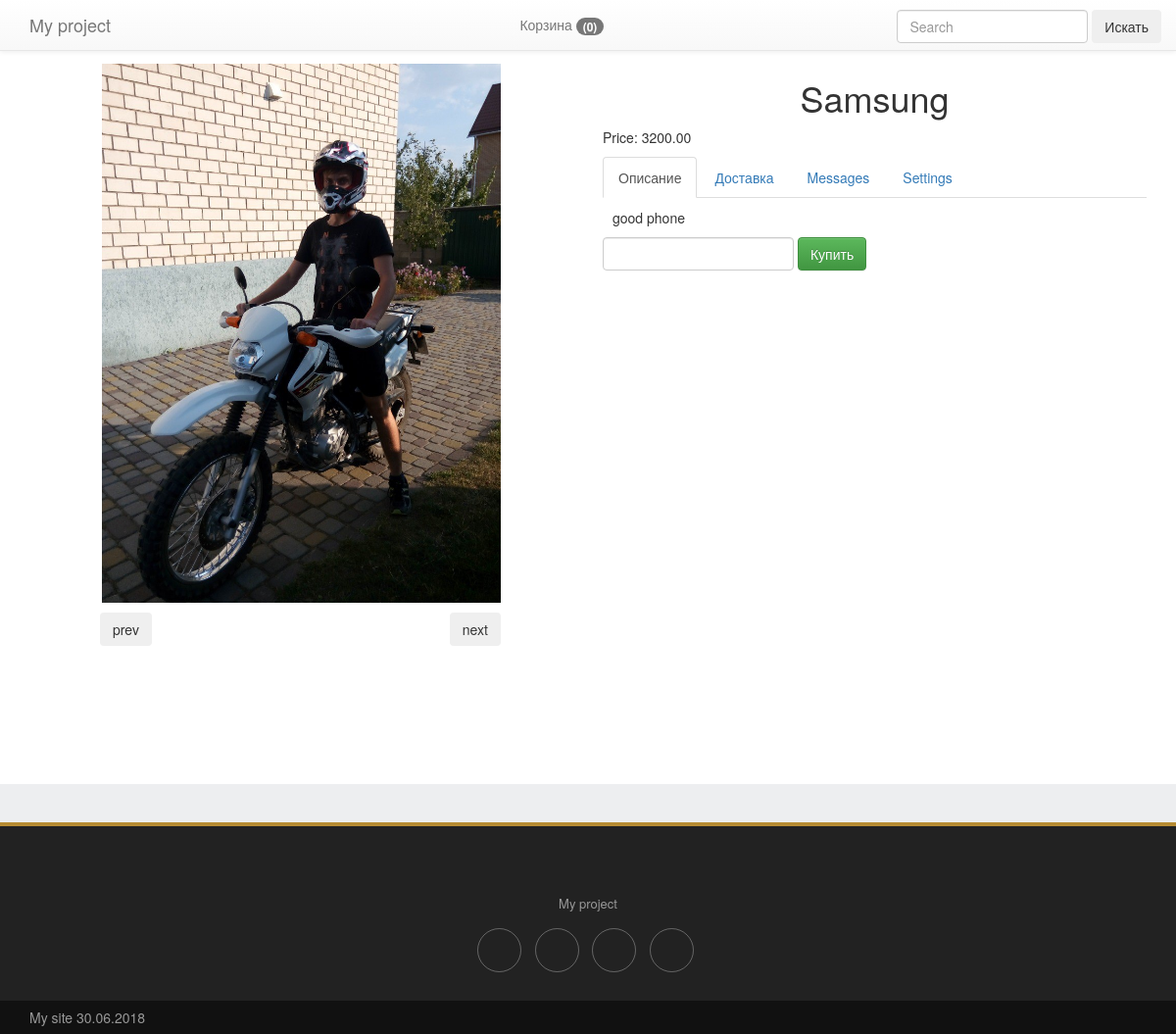
/product/1/, run on the app's committed database.
### products/models.py (models this page shows, shortened)
class ProductImage(models.Model):
    product = models.ForeignKey(Product, blank=True, null=True, default=None, on_delete=models.CASCADE)
    image = models.ImageField(upload_to='media2/products_images/', blank=True)
    is_main = models.BooleanField(default=False)
    is_active = models.BooleanField(default=True)
    created = models.DateTimeField(auto_now_add=True, auto_now=False)
    updated = models.DateTimeField(auto_now_add=False, auto_now=True)

class Product(models.Model):
    name = models.CharField(max_length=64, blank=True, null=True, default=None)
    price = models.DecimalField(max_digits=10, decimal_places=2, default=0)
    discount = models.IntegerField(default=0)
    category = models.ForeignKey(ProductCategory, blank=True, null=True, default=None, on_delete=models.CASCADE)
    short_description = models.TextField(blank=True, null=True, default=None)
    description = models.TextField(blank=True, null=True, default=None)
    is_active = models.BooleanField(default=True)
    created = models.DateTimeField(auto_now_add=True, auto_now=False)
    updated = models.DateTimeField(auto_now_add=False, auto_now=True)

### products/views.py (the view)
# urls.py: path("product/<int:product_id>/", views.product, name='product'),
def product(request, product_id):
    product = Product.objects.get(id=product_id)
    session_key = request.session.session_key
    if not session_key:
        request.session.cycle_key()
    return render(request, 'products/product.html', locals())

### orders/context_processors.py (called while the page is built)
def getting_basket_info(request):
    session_key = request.session.session_key
    if not session_key:
        request.session['sessin_key'] = 123
        request.session.cycle_key()
    products_in_basket = ProductInBasket.objects.filter(session_key=session_key, is_active=True, order__isnull=True)
    products_total_nmb = products_in_basket.count()
    return locals()

### templates/products/product.html (shortened to what this page needs)
{% extends 'base.html' %}
{% load static %}
{% block content %}
    <div class="container" style="margin-top: 60px;">
        <div class="row">
            <div class="col-lg-6" id="btn-press">
                <div class="product-image-item" id="my">
                    {% for image_item in product.productimage_set.all %}
                        <img src="{{ image_item.image.url }}" class="img-responsive">
                    {% endfor %}
                </div>
                <div class="press">
                    <input type="button" class="btn prev" value="prev" id="prev">
                    <input type="button" class="btn next" value="next" id="next">
                </div>
            </div>
            <div class="col-lg-6">
                <h1 class="text-center">
                    {{ product.name }}
                </h1>
                <div class="">
                    <p>
                        Price: {{ product.price }}
                    </p>
                </div>
                <div>
                    <ul class="nav nav-tabs" role="tablist">
                        <li role="presentation" class="active">
                            <a href="#description" aria-controls="home" role="tab" data-toggle="tab">
                                Описание
                            </a>
                        </li>
                        <li role="presentation">
                            <a href="#delivery" aria-controls="profile" role="tab" data-toggle="tab">
                                Доставка
                            </a>
                        </li>
                        <li role="presentation"><a href="#messages" aria-controls="messages" role="tab"
                                                   data-toggle="tab">Messages</a></li>
                        <li role="presentation"><a href="#settings" aria-controls="settings" role="tab"
                                                   data-toggle="tab">Settings</a></li>
                    </ul>
                    <div class="tab-content product-description-tabs">
                        <div role="tabpanel" class="tab-pane active" id="description">
                            {{ product.description }}
                        </div>
                    </div>
                </div>
                <div>
                    <form id="form_buying_product" class="form-inline"
                          action="{% url 'basket_adding' %}">{% csrf_token %}
                        <div class="form-group">
                            <input type="number" class="form-control" name="number" id="number">
                        </div>
                        <div class="form-group">
                            <button type="submit" id="submit_btn" class="btn btn-success btn-buy"
                                    data-product_id="{{ product.id }}"
                                    data-name="{{ product.name }}"
                                    data-price="{{ product.price }}"
                            >
                                Купить
                            </button>
                        </div>
                    </form>
                </div>
            </div>
        </div>
    </div>
{% endblock %}

### templates/products/product.html (style rules this page uses)
#my img { display: none; height: 550px; margin: 0 auto; }
#my img:first-child { display: block; }
.prev { margin-left: 72px; }
.next { margin-left: 300px; }

### data on the page
ProductImage: image (picture)
Product: name "Samsung", price "3200.00", description "good phone"
